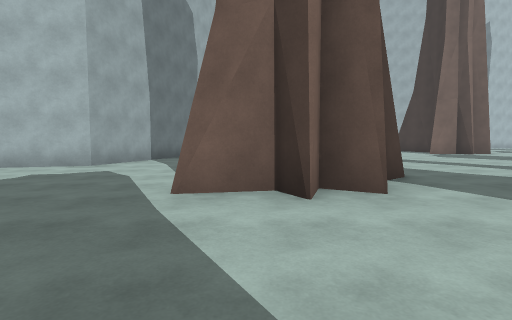
View 1 (above)

24 first-person views from a walk through a 3-D level made in the Unity game engine. The camera is 1.3 m above the floor, tilts 4° down and sees 80° across. The floor is counted in squares, 2 m on a side. Each view is taken from the middle of a square. On the plan, view 1 faces up. The plan holds only what a view shows up to about 10 squares ahead; the rest is blank. The place goes on beyond the plan. Surface patterns are stand-ins for the level's own textures.

View 2
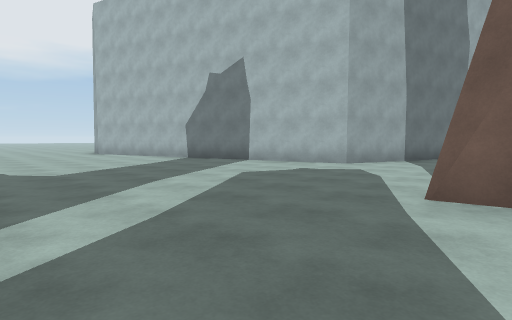

View 3
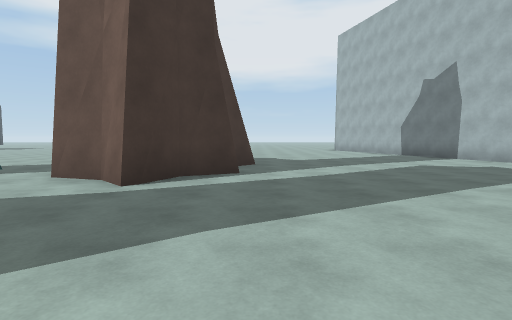

View 4
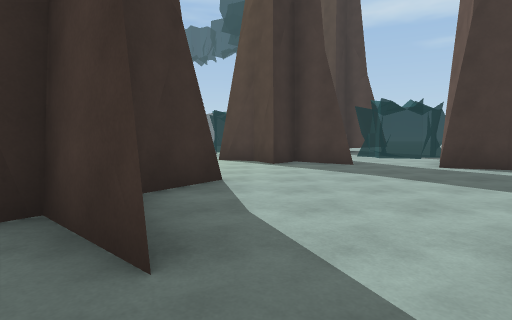

View 5
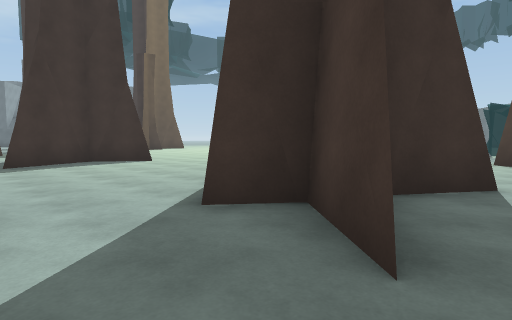

View 6
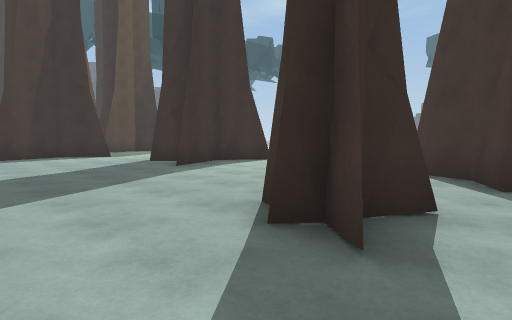

View 7
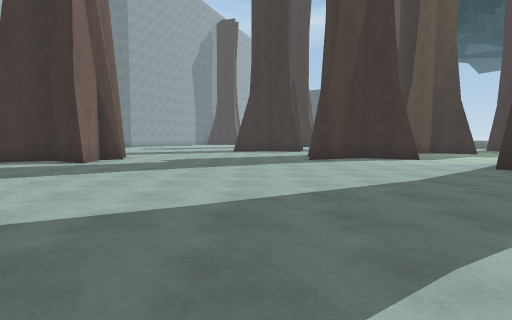

View 8
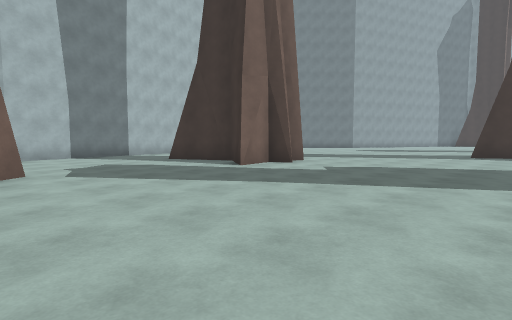

View 9
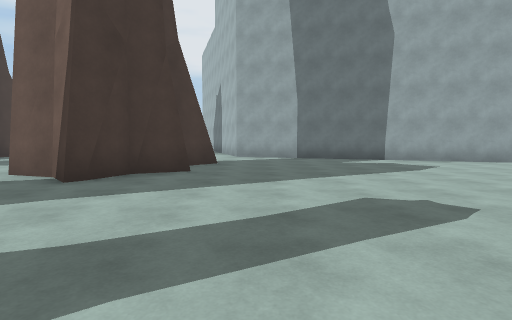

View 10
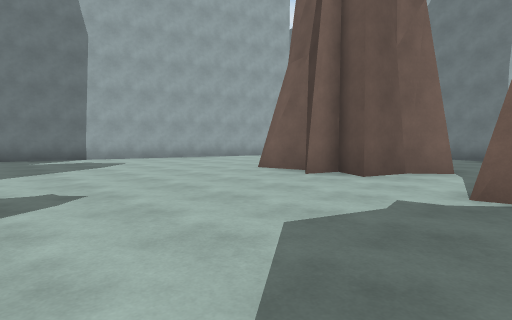

View 11
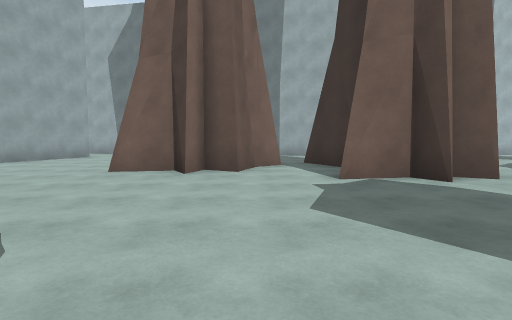

View 12
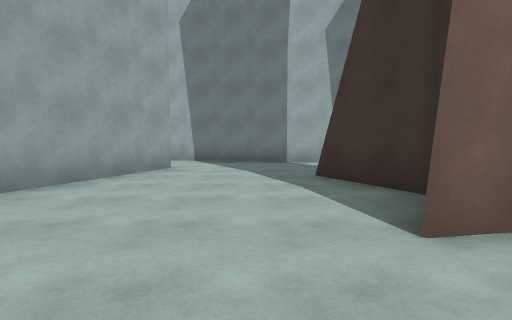

View 13
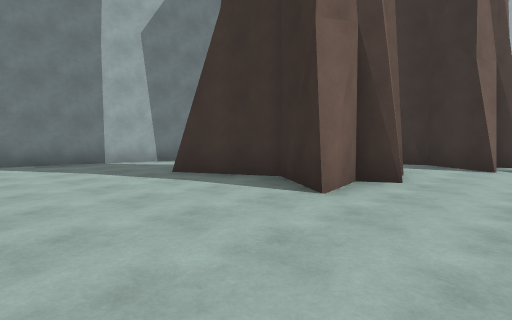

View 14
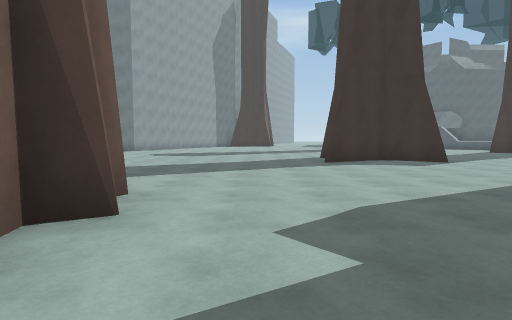

View 15
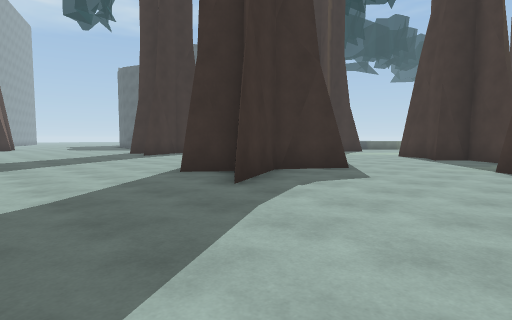

View 16
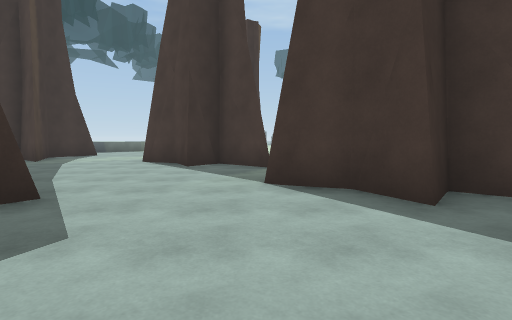

View 17
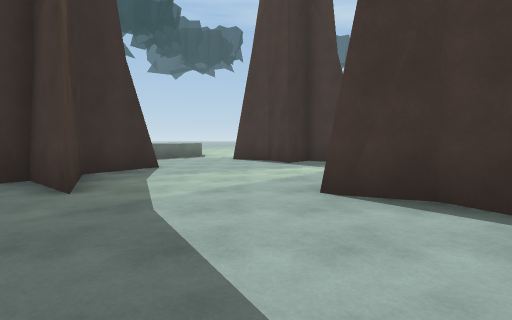

View 18
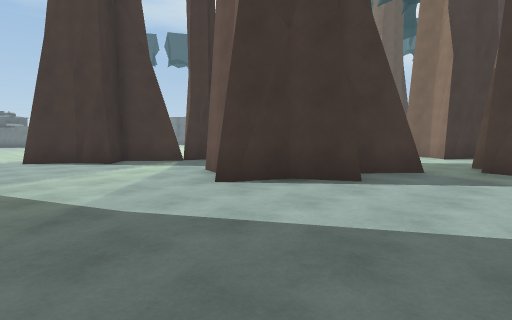

View 19
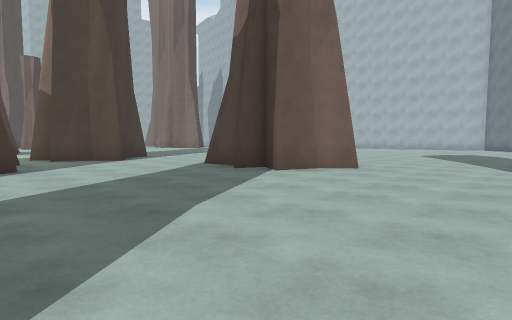

View 20
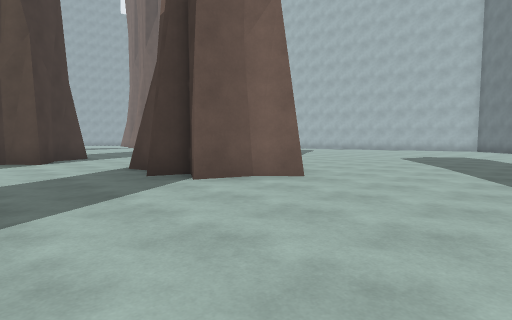

View 21
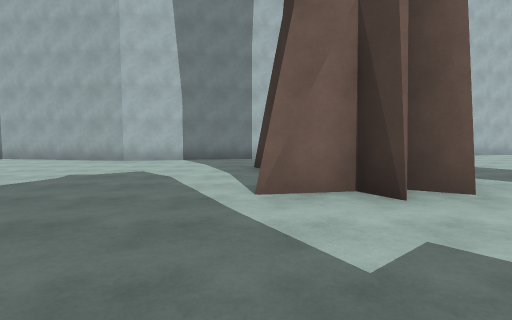

View 22
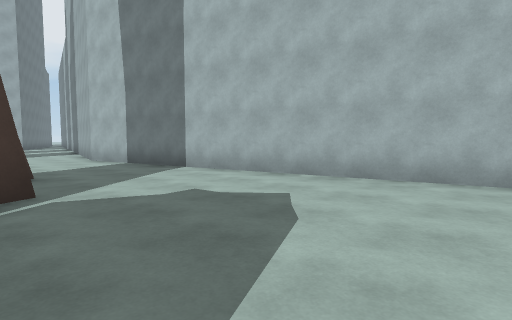

View 23
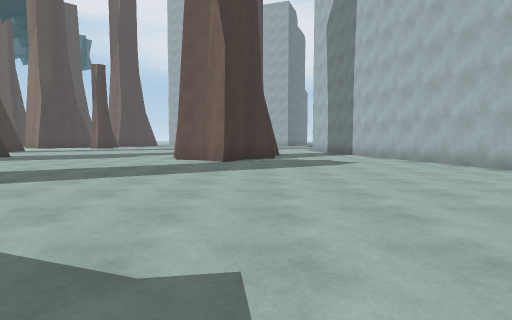

View 24
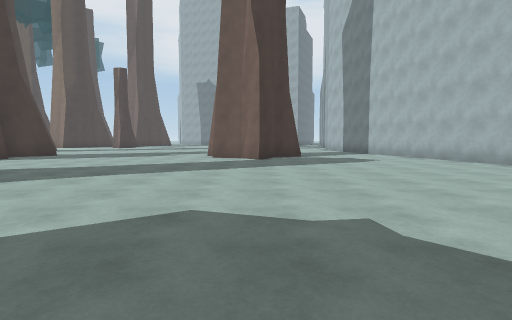

### Floor plan
Key: @ floor where view 1 was taken; # wall or solid block; x gap in a wall; . floor; ^ raised ledge.
Columns run from 8 left of view 1 to 29 right of it. Each row starts with its distance up from view 1.
 21        #######          #####.
 20         .....###### #####.......
 19         #.... ....###............
 18        ##...  ....................
 17        #....# .....................
 16       ##....###x# .....###...........
 15       #.....###.###.....###..........
 14       #.....##..###.....##...........
 13      ##.........###..................
 12      #................................
 11      #................................
 10     ##.........................#......
  9     #..........................##.....
  8    ##..........................###....
  7 ####.....................##....###....
  6 #......###....##.........###..........
  5 ........###...#..........###..........
  4 ........##..........##...###..........
  3 ............##......###.....#.........
  2 .............###.....##...  ###.......
  1 ............##  ....##        ##...#
  0  ...#...@...#     ...         #....##
 -1     ##.......                 .....#
 -2      ##......                ......#
 -3       #..##..               ###....
 -4      .... ###                 ##....
 -5    ... ..                      ##..^
 -6   ...
 -7   ..

Where each view was taken, in squares from view 1:
view 1: 0 up, 0 right, facing up
view 2: 0 up, 0 right, facing up-left
view 3: 0 up, 3 right, facing left
view 4: 5 up, 3 right, facing down
view 5: 5 up, 3 right, facing down-right
view 6: 8 up, 5 right, facing down-right
view 7: 9 up, 7 right, facing right
view 8: 8 up, 10 right, facing up-right
view 9: 8 up, 7 right, facing left
view 10: 9 up, 8 right, facing up-left
view 11: 8 up, 6 right, facing up
view 12: 12 up, 2 right, facing up
view 13: 12 up, 0 right, facing up-right
view 14: 12 up, 14 right, facing right
view 15: 13 up, 19 right, facing down-right
view 16: 10 up, 20 right, facing down
view 17: 5 up, 24 right, facing down
view 18: 5 up, 26 right, facing down-left
view 19: 2 up, 29 right, facing up-left
view 20: 4 up, 29 right, facing up-left
view 21: 10 up, 15 right, facing up
view 22: 16 up, 21 right, facing up-left
view 23: 16 up, 27 right, facing left
view 24: 15 up, 28 right, facing left
